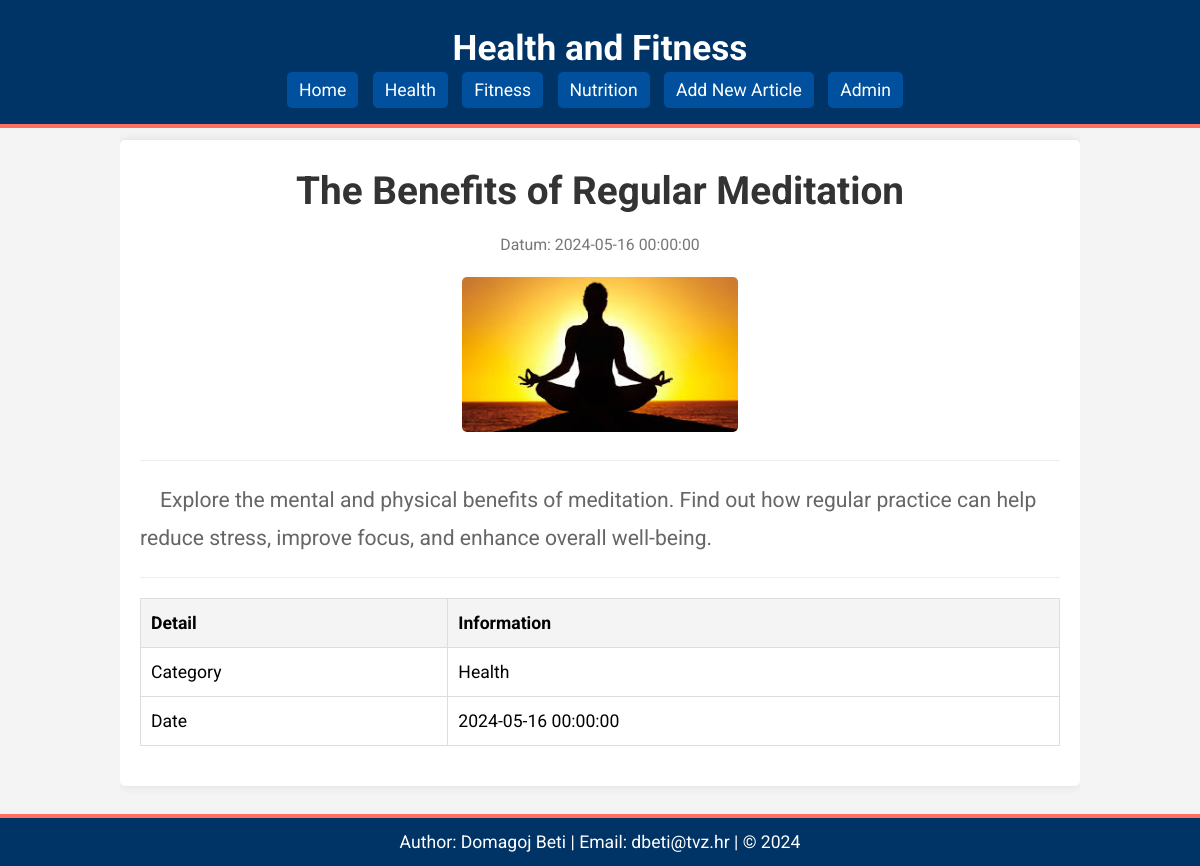
The app's page /clanak.php?id=2 with its own data.
### tables this page shows
CREATE TABLE `vijesti` (
  `id` int(11) NOT NULL,
  `naslov` varchar(255) NOT NULL,
  `sazetak` text NOT NULL,
  `tekst` text NOT NULL,
  `slika` varchar(255) NOT NULL,
  `kategorija` varchar(50) NOT NULL,
  `arhiva` tinyint(1) NOT NULL DEFAULT 0,
  `datum` datetime NOT NULL
);

### clanak.php (the view, shortened to what this page needs)
<?php include 'header.php'; ?>
<?php
include 'connect.php';
$id = mysqli_real_escape_string($dbc, $_GET['id']);
$query = "SELECT * FROM vijesti WHERE id = '$id'";
$result = mysqli_query($dbc, $query);
if (mysqli_num_rows($result) > 0) {
    $row = mysqli_fetch_assoc($result);
    echo '<article id="' . str_replace(' ', '-', strtolower($row['naslov'])) . '" class="detailed-article">';
    echo '<h3>' . $row['naslov'] . '</h3>';
    echo '<span>' . 'Datum: ' . $row['datum'] . '</span>';
    echo '<div class="article-image-container"><img src="images/' . $row['slika'] . '" alt="' . $row['naslov'] . '"></div>';
    echo '<hr>';
    echo '<p>' . $row['tekst'] . '</p>';
    echo '<hr>';
    echo '<table>';
    echo '<tr><th>Detail</th><th>Information</th></tr>';
    echo '<tr><td>Category</td><td>' . ucfirst($row['kategorija']) . '</td></tr>';
    echo '<tr><td>Date</td><td>' . $row['datum'] . '</td></tr>';
    echo '</table>';
    echo '</article>';
} else {
    echo '<p>Article not found.</p>';
}
?>
<?php include 'footer.php'; ?>

### style.css (style rules this page uses)
* { margin: 0; padding: 0; box-sizing: border-box; }
body { font-family: 'Roboto', sans-serif; line-height: 1.6; background-color: #f4f4f4; padding-top: 120px; padding-bottom: 60px; display: flex; justify-content: center; font-size: 1.1em; }
.detailed-article { background: #fff; padding: 20px; margin-bottom: 20px; box-shadow: 0 0 10px rgba(0, 0, 0, 0.1); border-radius: 5px; font-family: 'Roboto', sans-serif; }
.detailed-article h3 { font-size: 2.2em; margin-bottom: 10px; color: #333; text-align: center; font-weight: bold; }
.detailed-article span { display: block; text-align: center; color: #777; margin-bottom: 20px; font-size: 0.9em; }
.article-image-container { text-align: center; margin: 20px 0; }
.article-image-container img { max-width: 30%; width: 100%; border-radius: 5px; }
.detailed-article p { color: #666; line-height: 1.8; font-size: 1.2em; text-indent: 20px; margin-bottom: 20px; }
.detailed-article hr { border: 0; border-top: 1px solid #eee; margin: 20px 0; }
.detailed-article table { width: 100%; border-collapse: collapse; margin: 20px 0; }
.detailed-article table, .detailed-article th, .detailed-article td { border: 1px solid #ddd; }
.detailed-article th, .detailed-article td { padding: 10px; text-align: left; }
.detailed-article th { background-color: #f4f4f4; font-weight: bold; }

### records on screen
vijesti: naslov "The Benefits of Regular Meditation", datum "2024-05-16 00:00:00", slika (picture), tekst "Explore the mental and physical benefits of meditation. Find out how regular practice can help reduce stress, improve focus, and enhance overall well-being.", kategorija "Health"
